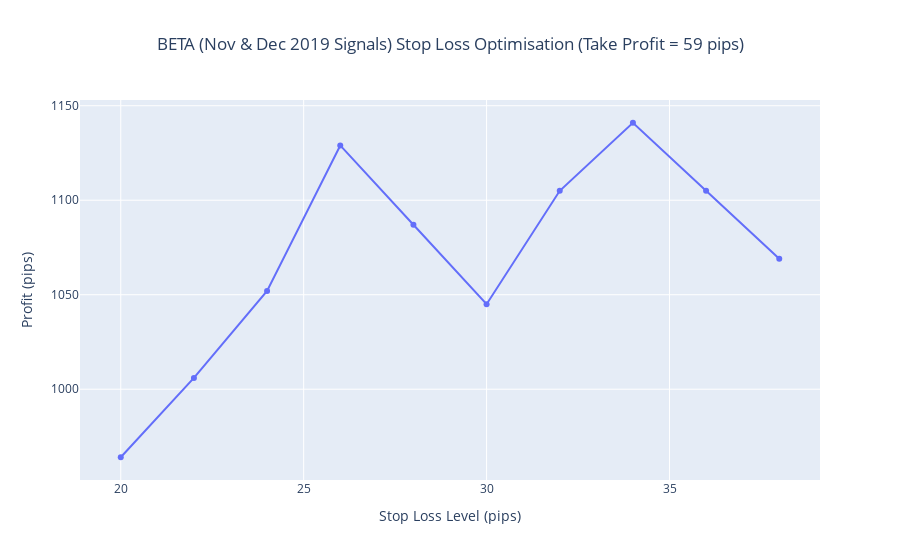

This figure's notebook cell:
### Code cell
fig = go.Figure(data=go.Scatter(x=list(stops), y=profits))
fig.update_layout(
    title="BETA (Nov & Dec 2019 Signals) Stop Loss Optimisation (Take Profit = 59 pips)",
    title_x=0.5,
    xaxis_title="Stop Loss Level (pips)",
    yaxis_title="Profit (pips)"
)
fig.show()

### Figure 1 — Plotly figure (JSON) as saved in the notebook; plotly's stock layout.template omitted (floating-point values rounded to 4 significant figures)
{"data": [{"type": "scatter", "x": [20, 22, 24, 26, 28, 30, 32, 34, 36, 38], "y": [964.0, 1006.0, 1052.0, 1129.0, 1087.0, 1045.0, 1105.0, 1141.0, 1105.0, 1069.0]}], "layout": {"title": {"text": "BETA (Nov & Dec 2019 Signals) Stop Loss Optimisation (Take Profit = 59 pips)", "x": 0.5}, "xaxis": {"title": {"text": "Stop Loss Level (pips)"}}, "yaxis": {"title": {"text": "Profit (pips)"}}}}
